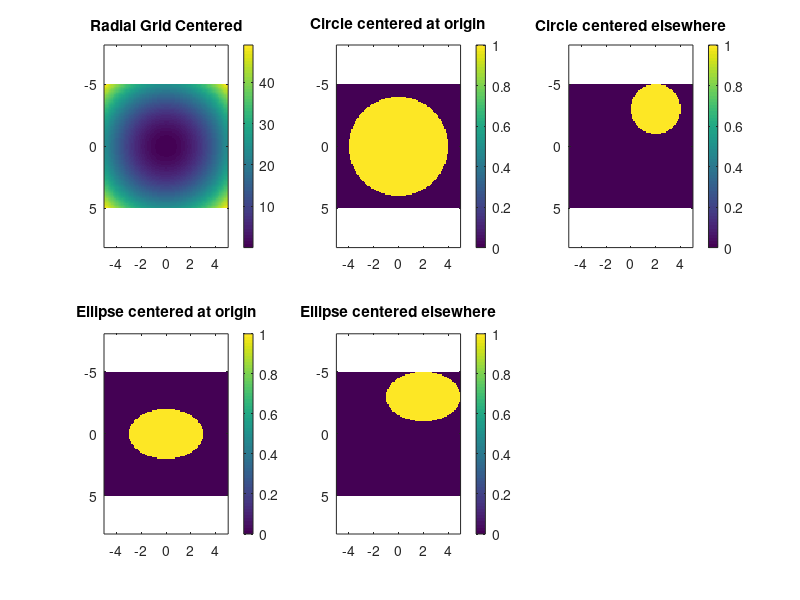

The MATLAB script that drew this image:
% Topic 3 Numerical Analysis of TX Lines - Lecture 2.6 - Circles and
% ellipses via Linear Meshgrids

%%%%%%%%%%%%%%%%%%%%%%%%%%%%%%%%%%%%%%%%%%%%%%%
%% Initialize Matlab
%%%%%%%%%%%%%%%%%%%%%%%%%%%%%%%%%%%%%%%%%%%%%%%

close all;
clc;
clear all; % Apparently MATLAB advices against using clear all for simply clearing variables

%%%%%%%%%%%%%%%%%%%%%%%%%%%%%%%%%%%%%%%%%%%%%%%
%% Dashboard
%%%%%%%%%%%%%%%%%%%%%%%%%%%%%%%%%%%%%%%%%%%%%%%

% Grid Parameters
Sx = 10;
Sy = 10;
Nx = 100;
Ny = round((Nx/Sx)*Sy);

% Computing Axes
dx = Sx/Nx;
dy = Sy/Ny;
xa = (0.5:Nx - 0.5) * dx;   xa = xa - mean(xa); % Centers the grid
ya = (0.5:Ny - 0.5) * dy;   ya = ya - mean(ya); % Centers the grid

% Creating Grid
[Y,X] = meshgrid(ya,xa);

% Creating radial Grid
RSQ = X.^2 + Y.^2;

% Visualize the radial Grid
subplot(2,3,1);
imagesc(xa, ya, RSQ.');
colorbar;
axis equal tight;
title("Radial Grid Centered");

%%%%%%%%%%%%%%%%%%%%%%%%%%%%%%%%%%%%%%%%%%%%%%%
%% Circle
%%%%%%%%%%%%%%%%%%%%%%%%%%%%%%%%%%%%%%%%%%%%%%%

%% Circle centered at origin

r  = 4;             % Radius
C1 = RSQ <= r^2;    % Building Circle

% Visualize circle
subplot(2,3,2);
imagesc(xa, ya, C1.');
colorbar;
axis equal tight;
title("Circle centered at origin");

%% Circle centered elsewhere

% Defining radius and center co-ordinates
r   = 2;
x0  = 2;
y0  = -3;

% Creating radial grid centered around x0 & y0
RSQ1 = (X - x0).^2 + (Y - y0).^2;

% Creating the circle
C2 = RSQ1 <= r^2;

% Visualize circle
subplot(2,3,3);
imagesc(xa, ya, C2.');
colorbar;
axis equal tight;
title("Circle centered elsewhere");

%%%%%%%%%%%%%%%%%%%%%%%%%%%%%%%%%%%%%%%%%%%%%%%
%% Ellipse
%%%%%%%%%%%%%%%%%%%%%%%%%%%%%%%%%%%%%%%%%%%%%%%

%% Ellipse centered at origin

% Defining radiuses
xr = 3;
yr = 2;

% Creating Ellipse
E1 = (X/xr).^2 + (Y/yr).^2 <= 1;

% Visualize ellipse
subplot(2,3,4);
imagesc(xa, ya, E1.');
colorbar;
axis equal tight;
title("Ellipse centered at origin");

%% Ellipse centered elsewhere

% Defining radiuses and center
xr  = 3;
yr  = 2;
x0  = 2;
y0  = -3;

% Creating Ellipse
E2 = ((X - x0)/xr).^2 + ((Y - y0)/yr).^2 <= 1;

% Visualize ellipse
subplot(2,3,5);
imagesc(xa, ya, E2.');
colorbar;
axis equal tight;
title("Ellipse centered elsewhere");
